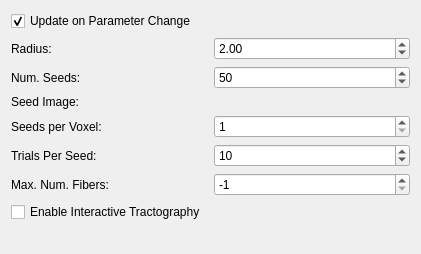
     <widget class="QWidget" name="page_seed">
      <property name="geometry">
       <rect>
        <x>0</x>
        <y>0</y>
        <width>421</width>
        <height>254</height>
       </rect>
      </property>
      <attribute name="label">
       <string>Seeding</string>
      </attribute>
      <attribute name="toolTip">
       <string>Specify how, where and how many tractography seed points are placed.</string>
      </attribute>
      <layout class="QGridLayout" name="gridLayout_17">
       <item row="0" column="0">
        <widget class="QFrame" name="m_InteractiveSeedingFrame">
         <property name="frameShape">
          <enum>QFrame::NoFrame</enum>
         </property>
         <property name="frameShadow">
          <enum>QFrame::Raised</enum>
         </property>
         <layout class="QGridLayout" name="gridLayout_15">
          <property name="leftMargin">
           <number>0</number>
          </property>
          <property name="topMargin">
           <number>0</number>
          </property>
          <property name="rightMargin">
           <number>0</number>
          </property>
          <property name="bottomMargin">
           <number>0</number>
          </property>
          <item row="1" column="0">
           <widget class="QFrame" name="frame_7">
            <property name="frameShape">
             <enum>QFrame::NoFrame</enum>
            </property>
            <property name="frameShadow">
             <enum>QFrame::Raised</enum>
            </property>
            <layout class="QGridLayout" name="gridLayout_13">
             <property name="leftMargin">
              <number>0</number>
             </property>
             <property name="topMargin">
              <number>0</number>
             </property>
             <property name="rightMargin">
              <number>0</number>
             </property>
             <property name="bottomMargin">
              <number>0</number>
             </property>
             <item row="2" column="1">
              <widget class="QSpinBox" name="m_NumSeedsBox">
               <property name="toolTip">
                <string>Number of seed points equally distributed around selected position. </string>
               </property>
               <property name="minimum">
                <number>1</number>
               </property>
               <property name="maximum">
                <number>9999999</number>
               </property>
               <property name="value">
                <number>50</number>
               </property>
              </widget>
             </item>
             <item row="1" column="0">
              <widget class="QLabel" name="m_FaThresholdLabel_4">
               <property name="toolTip">
                <string/>
               </property>
               <property name="text">
                <string>Radius: </string>
               </property>
              </widget>
             </item>
             <item row="1" column="1">
              <widget class="QDoubleSpinBox" name="m_SeedRadiusBox">
               <property name="toolTip">
                <string>Seedpoints are equally distributed within a sphere centered at the selected position with the specified radius (in mm).</string>
               </property>
               <property name="decimals">
                <number>2</number>
               </property>
               <property name="maximum">
                <double>50.000000000000000</double>
               </property>
               <property name="singleStep">
                <double>0.100000000000000</double>
               </property>
               <property name="value">
                <double>2.000000000000000</double>
               </property>
              </widget>
             </item>
             <item row="2" column="0">
              <widget class="QLabel" name="m_SeedsPerVoxelLabel_4">
               <property name="toolTip">
                <string/>
               </property>
               <property name="text">
                <string>Num. Seeds:</string>
               </property>
              </widget>
             </item>
            </layout>
           </widget>
          </item>
          <item row="0" column="0">
           <widget class="QCheckBox" name="m_ParamUpdateBox">
            <property name="enabled">
             <bool>true</bool>
            </property>
            <property name="toolTip">
             <string>When checked, parameter changes cause instant retracking while in interactive mode.</string>
            </property>
            <property name="text">
             <string>Update on Parameter Change </string>
            </property>
            <property name="checked">
             <bool>true</bool>
            </property>
           </widget>
          </item>
         </layout>
        </widget>
       </item>
       <item row="2" column="0">
        <widget class="QFrame" name="frame_8">
         <property name="frameShape">
          <enum>QFrame::NoFrame</enum>
         </property>
         <property name="frameShadow">
          <enum>QFrame::Raised</enum>
         </property>
         <layout class="QGridLayout" name="gridLayout_16">
          <property name="leftMargin">
           <number>0</number>
          </property>
          <property name="topMargin">
           <number>0</number>
          </property>
          <property name="rightMargin">
           <number>0</number>
          </property>
          <property name="bottomMargin">
           <number>0</number>
          </property>
          <item row="0" column="1">
           <widget class="QSpinBox" name="m_TrialsPerSeedBox">
            <property name="toolTip">
             <string>Try each seed N times until a valid streamline is obtained (only for probabilistic tractography).</string>
            </property>
            <property name="statusTip">
             <string>Minimum fiber length (in mm)</string>
            </property>
            <property name="minimum">
             <number>1</number>
            </property>
            <property name="maximum">
             <number>999</number>
            </property>
            <property name="value">
             <number>10</number>
            </property>
           </widget>
          </item>
          <item row="0" column="0">
           <widget class="QLabel" name="m_TrialsPerSeedLabel">
            <property name="toolTip">
             <string/>
            </property>
            <property name="text">
             <string>Trials Per Seed:</string>
            </property>
           </widget>
          </item>
          <item row="1" column="0">
           <widget class="QLabel" name="m_FaThresholdLabel_2">
            <property name="toolTip">
             <string/>
            </property>
            <property name="text">
             <string>Max. Num. Fibers:</string>
            </property>
           </widget>
          </item>
          <item row="1" column="1">
           <widget class="QSpinBox" name="m_NumFibersBox">
            <property name="toolTip">
             <string>Tractography is stopped after the desired number of fibers is reached, even before all seed points are processed (-1 means no limit).</string>
            </property>
            <property name="minimum">
             <number>-1</number>
            </property>
            <property name="maximum">
             <number>999999999</number>
            </property>
            <property name="value">
             <number>-1</number>
            </property>
           </widget>
          </item>
         </layout>
        </widget>
       </item>
       <item row="1" column="0">
        <widget class="QFrame" name="m_StaticSeedingFrame">
         <property name="frameShape">
          <enum>QFrame::NoFrame</enum>
         </property>
         <property name="frameShadow">
          <enum>QFrame::Raised</enum>
         </property>
         <layout class="QGridLayout" name="gridLayout_2">
          <property name="leftMargin">
           <number>0</number>
          </property>
          <property name="topMargin">
           <number>0</number>
          </property>
          <property name="rightMargin">
           <number>0</number>
          </property>
          <property name="bottomMargin">
           <number>0</number>
          </property>
          <item row="2" column="0">
           <widget class="QLabel" name="m_SeedsPerVoxelLabel">
            <property name="toolTip">
             <string/>
            </property>
            <property name="text">
             <string>Seeds per Voxel:</string>
            </property>
           </widget>
          </item>
          <item row="0" column="0">
           <widget class="QLabel" name="label_6">
            <property name="toolTip">
             <string/>
            </property>
            <property name="text">
             <string>Seed Image:</string>
            </property>
           </widget>
          </item>
          <item row="2" column="1">
           <widget class="QSpinBox" name="m_SeedsPerVoxelBox">
            <property name="toolTip">
             <string>Number of seed points placed in each voxel.</string>
            </property>
            <property name="minimum">
             <number>1</number>
            </property>
            <property name="maximum">
             <number>9999999</number>
            </property>
           </widget>
          </item>
          <item row="0" column="1">
           <widget class="QmitkSingleNodeSelectionWidget" name="m_SeedImageSelectionWidget" native="true">
            <property name="styleSheet">
             <string notr="true"/>
            </property>
           </widget>
          </item>
         </layout>
        </widget>
       </item>
       <item row="3" column="0">
        <widget class="QCheckBox" name="m_InteractiveBox">
         <property name="enabled">
          <bool>true</bool>
         </property>
         <property name="toolTip">
          <string>Dynamically pick a seed location by click into image.</string>
         </property>
         <property name="text">
          <string>Enable Interactive Tractography</string>
         </property>
        </widget>
       </item>
       <item row="4" column="0">
        <spacer name="verticalSpacer">
         <property name="orientation">
          <enum>Qt::Vertical</enum>
         </property>
         <property name="sizeHint" stdset="0">
          <size>
           <width>20</width>
           <height>40</height>
          </size>
         </property>
        </spacer>
       </item>
      </layout>
     </widget>
